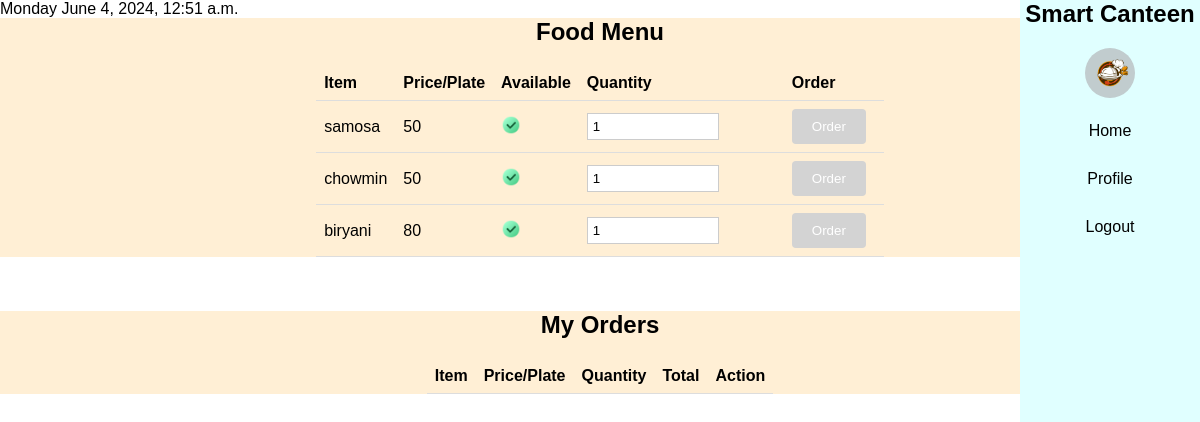
Screenshot of / (signed in) with the database file from the repository.
### base/models.py (models this page shows, shortened)
class FoodItem(models.Model):
    name = models.CharField(max_length=100)
    price = models.IntegerField()
    available = models.BooleanField(default=True)

### base/decorators.py (the view)
    def wrap(request, *args, **kwargs):
        user = request.user
        if not hasattr(user, "student") and not hasattr(user, "administration"):
            return HttpResponse("You are not authorized to view this page")
        if hasattr(user, "administration"):
            admin = user.administration
            if admin.user_type == "Admin":
                return redirect("canteen_admin")
            elif admin.user_type == "Staff":
                return redirect("staff")
        return function(request, *args, **kwargs)

### base/views.py (called while the page is built)
@login_required(login_url="login")
@check_student_teacher
def home(request):
    time_zone = timezone.now()
    day_of_week = time_zone.strftime("%A")
    current_time = time_zone
    day_menu = Menu.objects.get(day_of_week=day_of_week[:2].upper())
    menu_items = day_menu.menu_items.all()
    my_orders = Orders.objects.filter(user=request.user)
    context = {
        "menu": menu_items,
        "current_time": time_zone,
        "day_of_week": day_of_week,
        "my_orders": my_orders,
    }
    return render(request, "home.html", context)

### templates/home.html (shortened to what this page needs)
{% extends "base/base.html" %}
{% load static %}
{% block content %}
<div>
    {{day_of_week}} {{current_time}}
</div>
<div class="menu">
    <h2>Food Menu</h2>
    <table>
        <tr>
            <th>Item</th>
            <th>Price/Plate</th>
            <th>Available</th>
            <th>Quantity</th>
            <th>Order</th>
        </tr>
        {% for item in menu %}
        <form action="{% url 'create_order' item.id %}" method="POST">
            <tr>
                <td>{{ item.name }}</td>
                <td>{{ item.price }}</td>
                {% if item.available %}
                <td><img id="availability" src="{%static 'images/icons/right.png'%}" alt=""></td>
                <td><input type="number" name="quantity" value="1" id=""></td>
                <td> <button type="submit">Order</button></td>
                {% else %}
                <td><img id="availability" src="{%static 'images/icons/wrong.png'%}" alt=""></td>
                {% endif %}
            </tr>
        </form>
        {% endfor %}
    </table>
</div>
<br><br><br>
<div class="menu">
    <h2>My Orders</h2>
    <table>
        <tr>
            <th>Item</th>
            <th>Price/Plate</th>
            <th>Quantity</th>
            <th>Total</th>
            <th>Action</th>
        </tr>
    </table>
</div>
{% endblock %}

### static/styles/styles.css (style rules this page uses)
.menu { background-color: papayawhip; height: 100%; width: auto; }
table { width: auto; border-collapse: collapse; margin-left: auto; margin-right: auto; }
table td input { background-color: white; color: black; border: 1px solid #ccc; padding: 5px; width: 70%; }
table th, table td { padding: 8px; text-align: left; border-bottom: 1px solid #ddd; }
h2 { text-align: center; margin-bottom: 20px; }
table button { background-color: lightgrey; color: white; padding: 10px 20px; border: none; border-radius: 4px; cursor: pointer; margin-right: 10px; }
#availability { height: 20px; }
* { margin: 0; padding: 0; font-family: 'Poppins', sans-serif; box-sizing: border-box; }
input { width: 100%; padding: 18px; border: 0; background: white; outline: 0; color: black; }

### rows the page displays
FoodItem: name "samosa", price "50", available True (drawn)
FoodItem: name "chowmin", price "50", available True (drawn)
FoodItem: name "biryani", price "80", available True (drawn)

### other values shown
{{ day_of_week }} "Monday"
